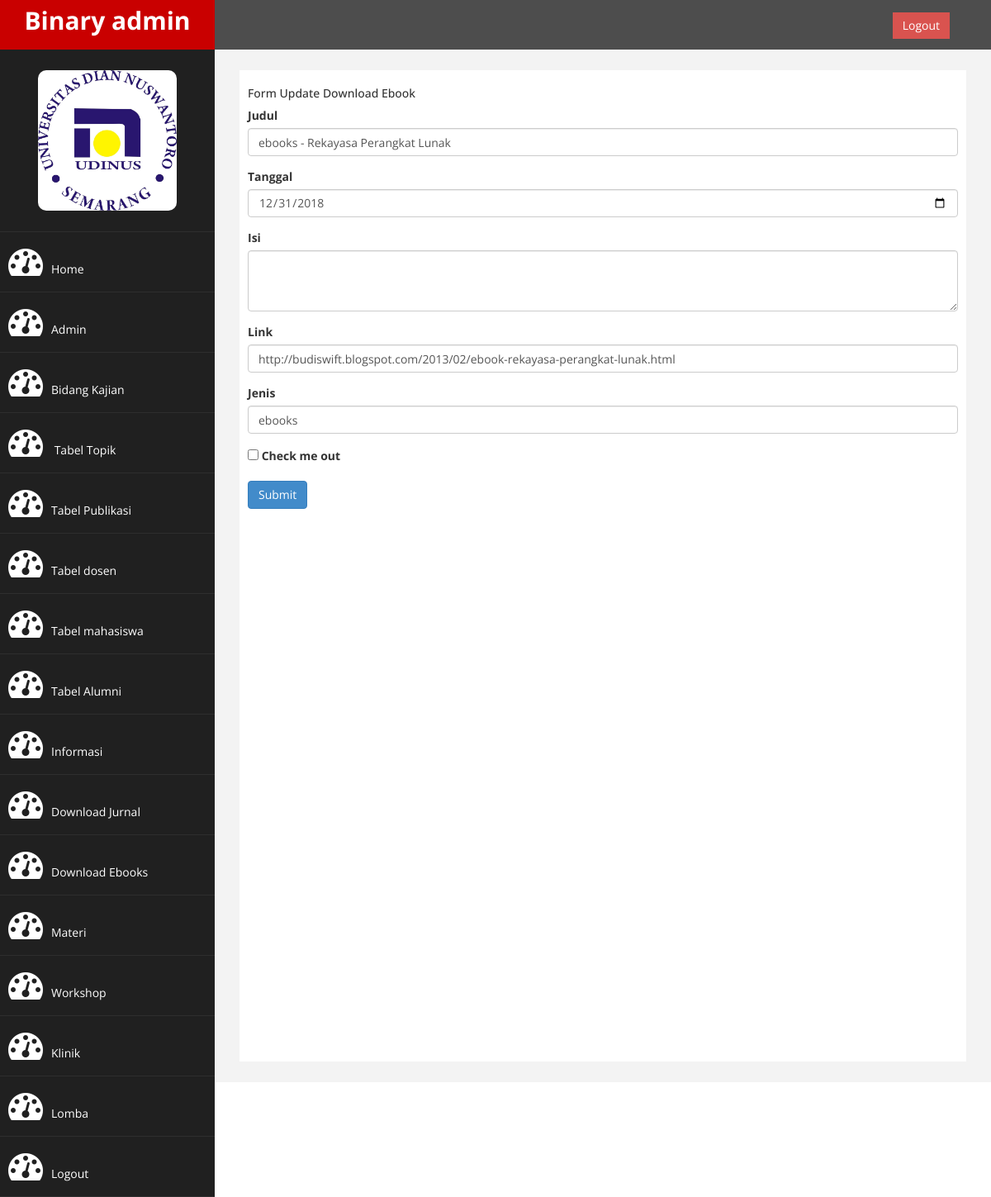
Page /admin/form-update-ebook.php?id=1 (signed in) on the committed database.
### tables this page shows
CREATE TABLE IF NOT EXISTS `ebook` (
`id` int(10) NOT NULL,
  `judul` varchar(300) NOT NULL,
  `tanggal` date NOT NULL,
  `isi` text NOT NULL,
  `link` varchar(300) NOT NULL,
  `jenis` varchar(100) NOT NULL
);

### admin/form-update-ebook.php (the view, shortened to what this page needs)
<?php
	include "koneksi.php";
	$id=$_GET['id'];
	$ambil = "SELECT * FROM ebook WHERE id=$id";
	$query = mysqli_query($koneksi, $ambil);
	while($pecah=mysqli_fetch_array($query)){
		if (mysqli_num_rows($query)>0) {
			$judul=$pecah['judul'];
      $tanggal=$pecah['tanggal'];
      $isi=$pecah['isi'];
      $link=$pecah['link'];
      $jenis=$pecah['jenis'];
		}
	}
?>
<!DOCTYPE html>
<html xmlns="http://www.w3.org/1999/xhtml">
<head>
    <link href="assets/css/bootstrap.css" rel="stylesheet" />
    <link href="assets/css/font-awesome.css" rel="stylesheet" />
    <link href="assets/js/morris/morris-0.4.3.min.css" rel="stylesheet" />
    <link href="assets/css/custom.css" rel="stylesheet" />
</head>
<body>
    <div id="wrapper">
        <nav class="navbar navbar-default navbar-cls-top " role="navigation" style="margin-bottom: 0">
            <div class="navbar-header">
                <a class="navbar-brand" href="index.html">Binary admin</a>
            </div>
  <div style="color: white;
padding: 15px 50px 5px 50px;
float: right;
font-size: 16px;"><a href="login.php" class="btn btn-danger square-btn-adjust">Logout</a> </div>
        </nav>
                <nav class="navbar-default navbar-side" role="navigation">
            <div class="sidebar-collapse" class="dropdown">
                <ul class="nav" id="main-menu">
				<li class="text-center">
                    <img src="assets/img/Logo_udinus1.jpg" class="user-image img-responsive"/>
					</li>
                     <li>
                        <a  href="index.php"><i class="fa fa-dashboard fa-3x"></i>Home</a>
                    </li>
                    <li>
                        <a  href=index.php?halaman=admin><i class="fa fa-dashboard fa-3x"></i>Admin</a>
                    </li>
                     <li>
                        <a  href=index.php?halaman=bidang_kajian><i class="fa fa-dashboard fa-3x"></i>Bidang Kajian</a>
                    </li>
                    <li>
                        <a  href="index.php?halaman=topik"><i class="fa fa-dashboard fa-3x"></i> Tabel Topik</a>
                    </li>
                   <li>
                        <a  href="index.php?halaman=publikasi"><i class="fa fa-dashboard fa-3x"></i>Tabel Publikasi</a>
                    </li>
                    <li>
                      <a href="index.php?halaman=dosen"><i class="fa fa-dashboard fa-3x"></i>Tabel dosen</a>
                  </li>
                  <li>
                      <a href="index.php?halaman=mahasiswa"><i class="fa fa-dashboard fa-3x"></i>Tabel mahasiswa</a>
                  </li>
                  <li>
                      <a href="index.php?halaman=alumni"><i class="fa fa-dashboard fa-3x"></i>Tabel Alumni</a>
                  </li>
                    <li>
                        <a  href=index.php?halaman=berita><i class="fa fa-dashboard fa-3x"></i>Informasi</a>
                    </li>
                    <li>
                        <a  href=index.php?halaman=download><i class="fa fa-dashboard fa-3x"></i>Download Jurnal</a>
                    </li>
                     <li>
                        <a  href=index.php?halaman=ebook><i class="fa fa-dashboard fa-3x"></i>Download Ebooks</a>
                    </li>
                    <li>
                        <a  href="index.php?halaman=materi"><i class="fa fa-dashboard fa-3x"></i>Materi</a>
                    </li>
                    <li>
                        <a  href="index.php?halaman=kegiatan"><i class="fa fa-dashboard fa-3x"></i>Workshop</a>
                    </li>
                    <li>
                        <a  href="index.php?halaman=klinik"><i class="fa fa-dashboard fa-3x"></i>Klinik</a>
                    </li>
                    <li>
                        <a  href="index.php?halaman=lomba"><i class="fa fa-dashboard fa-3x"></i>Lomba</a>
                    </li>
                    <li>
                        <a  href="logout.php"><i class="fa fa-dashboard fa-3x"></i>Logout</a>
                    </li>
                </ul>
            </div>
        </nav>
        <div id="page-wrapper" >
            <div id="page-inner">
        <h5>Form Update Download Ebook</h5>
        <form action="proses-update-ebook.php" method="post">
            <div class="form-group">
              <label for="exampleInputEmail1">Judul</label>
              <input type="text" class="form-control" name="judul" value="<?php echo $judul ?>" aria-describedby="emailHelp" placeholder="Judul" >
            </div>
            <div class="form-group">
              <label for="exampleInputEmail1">Tanggal</label>
              <input type="date" class="form-control" name="tanggal" value="<?php echo $tanggal ?>" aria-describedby="emailHelp" placeholder="Tanggal" >
            </div>
            <div class="form-group">
              <label for="exampleInputPassword1">Isi</label>
              <textarea class="form-control" name="isi" id="exampleFormControlTextarea1" rows="3" value="<?php echo $isi ?>"></textarea>
            </div>
           <div class="form-group">
              <label for="exampleFormControlTextarea1">Link</label>
              <input type="text" class="form-control" name="link" value="<?php echo $link ?>" aria-describedby="emailHelp" placeholder="Link" >
           </div>
           <div class="form-group">
              <label for="exampleFormControlTextarea1">Jenis</label>
              <input type="text" class="form-control" name="jenis" value="<?php echo $jenis ?>" aria-describedby="emailHelp" placeholder="Jenis" >
           </div>
            <div class="form-group form-check">
              <input type="checkbox" class="form-check-input" id="exampleCheck1">
              <label class="form-check-label" for="exampleCheck1">Check me out</label>
            </div>
            <button type="submit" class="btn btn-primary">Submit</button>
        </form>
            </div>
        </div>
</body>
</html>

### admin/assets/css/custom.css (style rules this page uses)
body { font-family: 'Open Sans', sans-serif; }
#wrapper { width: 100%; background:#202020; }
#page-wrapper { padding: 15px 15px; min-height: 600px; background:#F3F3F3; }
#page-inner { width:100%; margin:10px 20px 10px 0px; background-color:#fff!important; padding:10px; min-height:1200px; }
.text-center { text-align:center; }
.square-btn-adjust { border: 0px solid transparent; -webkit-border-radius: 0px; -moz-border-radius: 0px; border-radius: 0px; }
.user-image { margin: 25px auto; -webkit-border-radius: 10px; -moz-border-radius: 10px; border-radius: 10px; max-height:170px; max-width:170px; }
.navbar-cls-top .navbar-brand { color: #fff; background: #C90000; width: 260px; text-align: center; height: 60px; font-size: 30px; font-weight: 700; }
.sidebar-collapse , .sidebar-collapse .nav { background:none; }
.sidebar-collapse .nav { padding:0; }
.sidebar-collapse .nav > li > a { color:#fff; background:#202020; text-shadow:none; }
.sidebar-collapse > .nav > li > a { padding:15px 10px; }
.sidebar-collapse > .nav > li { border-bottom: 1px solid rgba(107, 108, 109, 0.19); }
.navbar-side { border:none; background-color: #202020; }
.navbar-cls-top { background:#4D4D4D; border-bottom:none; }
.navbar-default { border:0px solid black; }
.navbar-header { background: #A70303; }
.nav > li > a > i { margin-right:10px; }
@media (min-width:768px) { #page-wrapper { margin: 0 0 0 260px; padding: 15px 30px; min-height: 1200px; } }
@media (min-width:768px) { .navbar-side { z-index: 1; position: absolute; width: 260px; } }
@media (min-width:768px) { .navbar { border-radius: 0px; } }

### rows in the picture
ebook: judul "ebooks - Rekayasa Perangkat Lunak", tanggal "12/31/2018", link "http://budiswift.blogspot.com/2013/02/ebook-rekayasa-perangkat-lunak.html", jenis "ebooks"
